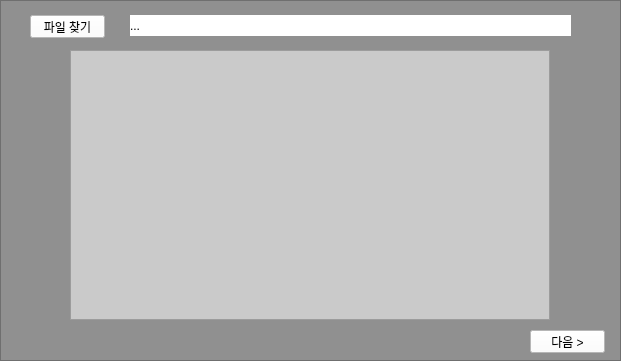
<?xml version="1.0" encoding="UTF-8"?>
<ui version="4.0">
 <class>Frame</class>
 <widget class="QFrame" name="Frame">
  <property name="geometry">
   <rect>
    <x>0</x>
    <y>0</y>
    <width>621</width>
    <height>361</height>
   </rect>
  </property>
  <property name="sizePolicy">
   <sizepolicy hsizetype="Fixed" vsizetype="Fixed">
    <horstretch>0</horstretch>
    <verstretch>0</verstretch>
   </sizepolicy>
  </property>
  <property name="minimumSize">
   <size>
    <width>621</width>
    <height>361</height>
   </size>
  </property>
  <property name="maximumSize">
   <size>
    <width>621</width>
    <height>361</height>
   </size>
  </property>
  <property name="windowTitle">
   <string>Frame</string>
  </property>
  <widget class="QFrame" name="openImgFrame">
   <property name="geometry">
    <rect>
     <x>0</x>
     <y>0</y>
     <width>621</width>
     <height>361</height>
    </rect>
   </property>
   <property name="styleSheet">
    <string notr="true">background-color: rgb(144, 144, 144);</string>
   </property>
   <property name="frameShape">
    <enum>QFrame::StyledPanel</enum>
   </property>
   <property name="frameShadow">
    <enum>QFrame::Raised</enum>
   </property>
   <widget class="QPushButton" name="findFileButton">
    <property name="geometry">
     <rect>
      <x>30</x>
      <y>15</y>
      <width>75</width>
      <height>23</height>
     </rect>
    </property>
    <property name="styleSheet">
     <string notr="true">background-color: rgb(255, 255, 255);</string>
    </property>
    <property name="text">
     <string>파일 찾기</string>
    </property>
   </widget>
   <widget class="QLabel" name="fileLocationLadel">
    <property name="geometry">
     <rect>
      <x>130</x>
      <y>15</y>
      <width>441</width>
      <height>21</height>
     </rect>
    </property>
    <property name="styleSheet">
     <string notr="true">background-color: rgb(255, 255, 255);</string>
    </property>
    <property name="text">
     <string>...</string>
    </property>
   </widget>
   <widget class="QPushButton" name="nextButton">
    <property name="geometry">
     <rect>
      <x>530</x>
      <y>330</y>
      <width>75</width>
      <height>23</height>
     </rect>
    </property>
    <property name="styleSheet">
     <string notr="true">background-color: rgb(255, 255, 255);</string>
    </property>
    <property name="text">
     <string>다음 &gt;</string>
    </property>
   </widget>
   <widget class="QFrame" name="sampleImgFrame">
    <property name="geometry">
     <rect>
      <x>70</x>
      <y>50</y>
      <width>480</width>
      <height>270</height>
     </rect>
    </property>
    <property name="styleSheet">
     <string notr="true">background-color: rgb(202, 202, 202);</string>
    </property>
    <property name="frameShape">
     <enum>QFrame::StyledPanel</enum>
    </property>
    <property name="frameShadow">
     <enum>QFrame::Raised</enum>
    </property>
   </widget>
  </widget>
 </widget>
 <resources/>
 <connections/>
</ui>
